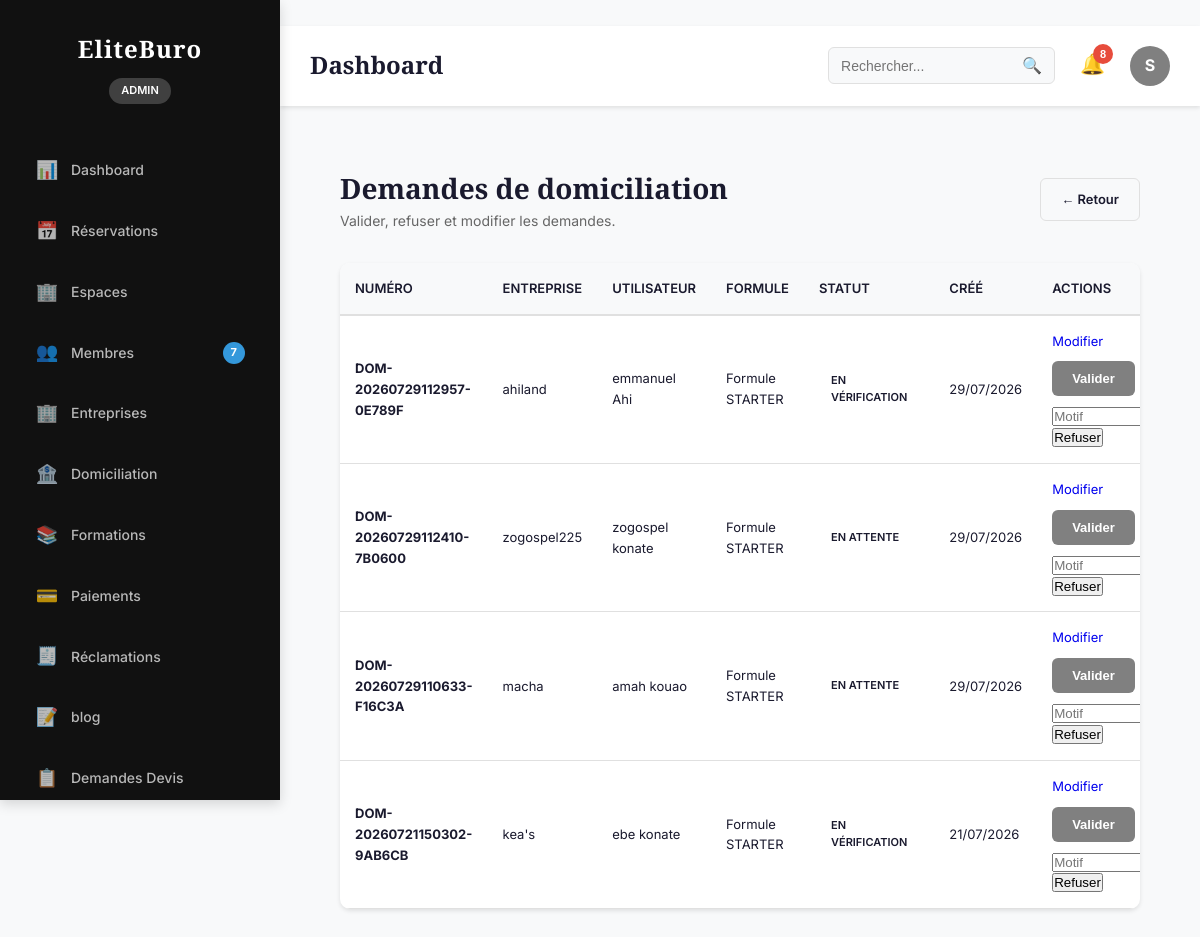
Page /dashboard/domiciliation/requests/ (signed in) on the earlier database version.
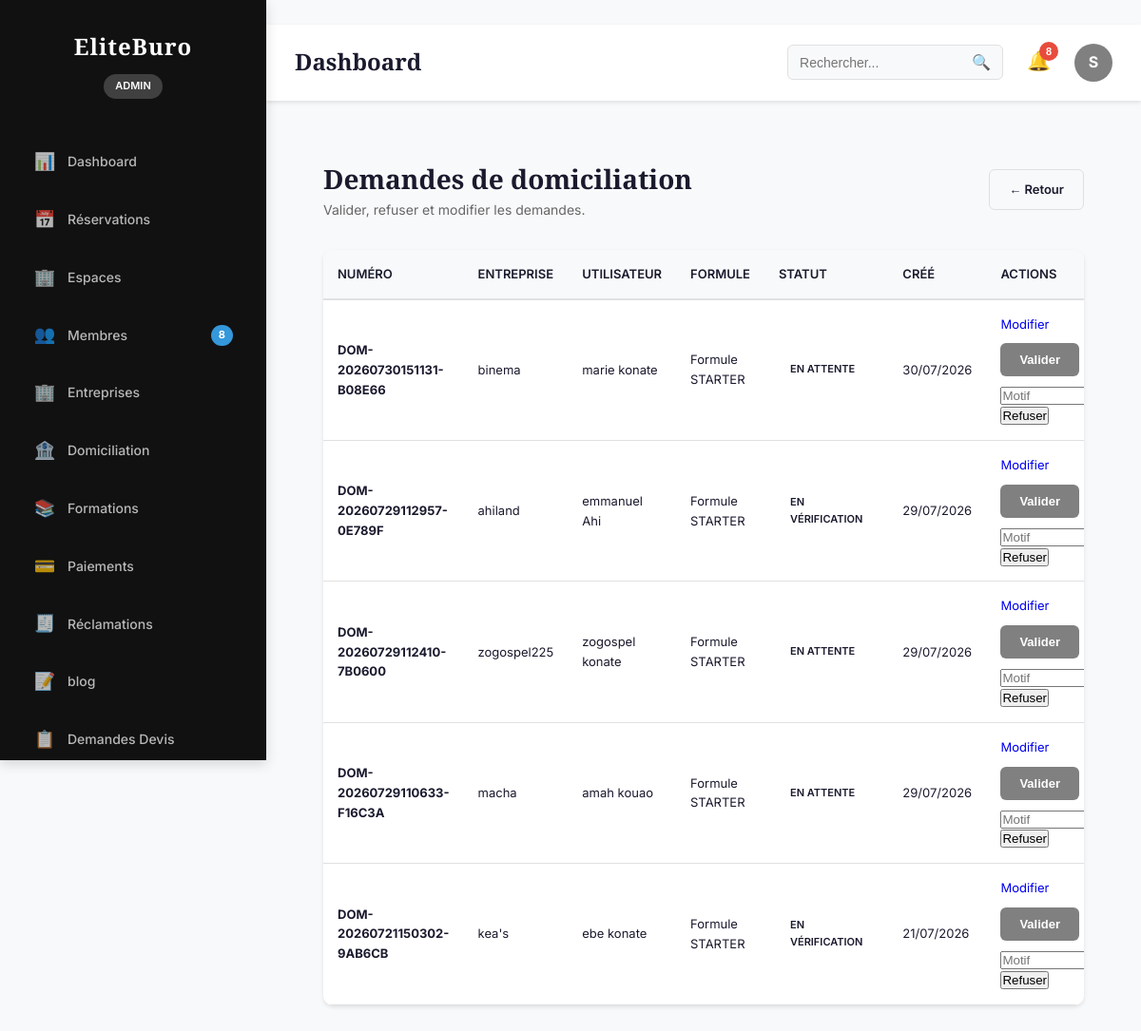
Same page on the later database version.
### domiciliation/models.py (models this page shows, shortened)
class DomiciliationRequest(models.Model):
    class Status(models.TextChoices):
        BROUILLON = "Brouillon", "Brouillon"
        EN_ATTENTE = "En attente", "En attente"
        DOCUMENTS_REÇUS = "Documents reçus", "Documents reçus"
        EN_VÉRIFICATION = "En vérification", "En vérification"
        CONTRAT_GÉNÉRÉ = "Contrat généré", "Contrat généré"
        SIGNATURE_EN_ATTENTE = "Signature en attente", "Signature en attente"
        PAIEMENT_EN_ATTENTE = "Paiement en attente", "Paiement en attente"
        ACTIVE = "Active", "Active"
        REFUSÉE = "Refusée", "Refusée"
        EXPIRÉE = "Expirée", "Expirée"
        RÉSILIÉE = "Résiliée", "Résiliée"
    class Meta:
        verbose_name = "Demande de domiciliation"
        verbose_name_plural = "Demandes de domiciliation"
        indexes = [
            models.Index(fields=["statut"]),
            models.Index(fields=["date_fin"]),
            models.Index(fields=["entreprise"]),
            models.Index(fields=["utilisateur"]),
        ]
        ordering = ["-date_creation"]
    class TypeDemande(models.TextChoices):
        DOMICILIATION = "DOMICILIATION", "Domiciliation simple"
        ENTREPRISE_INDIVIDUELLE = "EI", "Entreprise Individuelle"
        SARL = "SARL", "SARL"
        SARLU = "SARLU", "SARLU"
        SAS = "SAS", "SAS"
        SASU = "SASU", "SASU"
        ONG = "ONG", "ONG"
        STARTUP = "STARTUP", "Startup"
        SCI = "SCI", "SCI"
        ASSOCIATION = "ASSOCIATION", "Association"
        FONDATION = "FONDATION", "Fondation"
        SCOOP = "SCOOP", "SCOOP"
    type_demande = models.CharField(
        max_length=50,
        choices=TypeDemande.choices,
        default=TypeDemande.DOMICILIATION
    )
    id = models.UUIDField(primary_key=True, default=uuid.uuid4, editable=False)
    utilisateur = models.ForeignKey(
        settings.AUTH_USER_MODEL,
        on_delete=models.CASCADE,
        related_name="domiciliation_requests",
    )
    entreprise = models.ForeignKey(
        "accounts.Company",
        on_delete=models.CASCADE,
        related_name="domiciliation_requests",
        help_text="Entreprise concernée par la domiciliation",
    )
    formule = models.ForeignKey(
        DomiciliationPlan,
        on_delete=models.PROTECT,
        related_name="domiciliation_requests",
    )
    numero_demande = models.CharField(max_length=60, unique=True, db_index=True)
    statut = models.CharField(max_length=64, choices=Status.choices, default=Status.BROUILLON)
    date_debut = models.DateField(null=True, blank=True)
    date_fin = models.DateField(null=True, blank=True)
    adresse_domiciliation = models.TextField()
    observations = models.TextField(blank=True)
    date_creation = models.DateTimeField(auto_now_add=True, db_index=True)
    derniere_modification = models.DateTimeField(auto_now=True)

class DomiciliationPlan(models.Model):
    class Meta:
        verbose_name = "Formule de domiciliation"
        verbose_name_plural = "Formules de domiciliation"
        ordering = ["ordre"]
        indexes = [
            models.Index(fields=["slug"]),
            models.Index(fields=["actif"]),
        ]
    nom = models.CharField(max_length=200)
    slug = models.SlugField(max_length=220, unique=True)
    description = models.TextField()
    prix = models.DecimalField(
        max_digits=12,
        decimal_places=2,
        validators=[MinValueValidator(0)],
    )
    durée = models.PositiveIntegerField(help_text="Durée en mois")
    avantages = models.TextField(help_text="Liste des avantages, séparés par des retours à la ligne")
    actif = models.BooleanField(default=True)
    ordre = models.PositiveIntegerField(default=0, db_index=True, help_text="Ordre d’affichage")

### accounts/models.py (models this page shows, shortened)
class Company(models.Model):
    id = models.UUIDField(
        primary_key=True,
        default=uuid.uuid4,
        editable=False
    )
    owner = models.ForeignKey(
        settings.AUTH_USER_MODEL,
        on_delete=models.CASCADE,
        related_name="companies"
    )
    company_name = models.CharField(
        max_length=255
    )
    legal_form = models.CharField(
        max_length=100,
        blank=True
    )
    registration_number = models.CharField(
        max_length=100,
        blank=True
    )
    tax_number = models.CharField(
        max_length=100,
        blank=True
    )
    phone = models.CharField(
        max_length=20,
        blank=True
    )
    email = models.EmailField(
        blank=True
    )
    website = models.URLField(
        blank=True
    )
    description = models.TextField(
        blank=True
    )
    logo = models.ImageField(
        upload_to="companies/logo/",
        blank=True,
        null=True
    )
    created_at = models.DateTimeField(auto_now_add=True)
    updated_at = models.DateTimeField(auto_now=True)
    class Meta:
        ordering = ["company_name"]

class User(AbstractUser):
    class Role(models.TextChoices):
        ADMIN = "ADMIN", "Administrateur"
        MANAGER = "MANAGER", "Gestionnaire"
        MEMBER = "MEMBER", "Membre"
        TRAINER = "TRAINER", "Formateur"
    username = None
    id = models.UUIDField(
        primary_key=True,
        default=uuid.uuid4,
        editable=False
    )
    email = models.EmailField(
        unique=True
    )
    first_name = models.CharField(
        max_length=150
    )
    last_name = models.CharField(
        max_length=150
    )
    phone_validator = RegexValidator(
        regex=r'^\+?[0-9]{8,15}$',
        message="Numéro de téléphone invalide."
    )
    phone = models.CharField(
        max_length=20,
        validators=[phone_validator],
        unique=True
    )
    avatar = models.ImageField(
        upload_to="users/avatar/",
        blank=True,
        null=True
    )
    role = models.CharField(
        max_length=20,
        choices=Role.choices,
        default=Role.MEMBER
    )
    company_name = models.CharField(
        max_length=255,
        blank=True
    )
    job_title = models.CharField(
        max_length=255,
        blank=True
    )
    birth_date = models.DateField(
        blank=True,
        null=True
    )
    gender = models.CharField(
        max_length=20,
        blank=True
    )
    website = models.URLField(
        blank=True
    )
    bio = models.TextField(
        blank=True
    )
    language = models.CharField(
        max_length=10,
        default="fr"
    )
    timezone = models.CharField(
        max_length=100,
        default="Africa/Abidjan"
    )
    is_email_verified = models.BooleanField(
        default=False
    )
    is_phone_verified = models.BooleanField(
        default=False
    )
    receive_email_notification = models.BooleanField(
        default=True
    )
    receive_sms_notification = models.BooleanField(
        default=True
    )
    receive_whatsapp_notification = models.BooleanField(
        default=True
    )
    last_activity = models.DateTimeField(
        null=True,
        blank=True
    )
    created_at = models.DateTimeField(
        auto_now_add=True
    )
    updated_at = models.DateTimeField(
        auto_now=True
    )
    USERNAME_FIELD = "email"
    REQUIRED_FIELDS = []
    objects = UserManager()
    class Meta:
        ordering = ["-created_at"]
        verbose_name = "Utilisateur"
        verbose_name_plural = "Utilisateurs"
    @property
    def full_name(self):
        return f"{self.first_name} {self.last_name}"

### dashboard/views.py (the view)
# urls.py: path("domiciliation/requests/", AdminDomiciliationRequestsListView.as_view(), name="domiciliation_requests"),
class AdminDomiciliationRequestsListView(AdminBaseView):
    template_name = "dashboard/admin/domiciliation_requests.html"
    def get_context_data(self, **kwargs):
        context = super().get_context_data(**kwargs)
        context["requests"] = (
            DomiciliationRequest.objects
            .select_related(
                "entreprise",
                "utilisateur",
                "formule",
            )
            .order_by("-date_creation")
        )
        context["types"] = (
            DomiciliationRequest.TypeDemande.choices
        )
        return context

### dashboard/permissions.py (called while the page is built)
def is_admin_or_manager(user) -> bool:
    return getattr(user, "is_authenticated", False) and getattr(user, "role", None) in {User.Role.ADMIN, User.Role.MANAGER}

### dashboard/services.py (called while the page is built)
def get_admin_stats() -> DashboardStats:
    user_count = User.objects.count()
    reservation_count = Reservation.objects.count()
    income_total = (
        Reservation.objects.filter(statut="confirmed").aggregate(total=Sum("montant_total")).get("total")
        or Decimal("0")
    )
    formation_count = Formation.objects.count()
    domiciliation_count = DomiciliationRequest.objects.count()
    return DashboardStats(
        users=user_count,
        reservations=reservation_count,
        income_total=income_total,
        formations=formation_count,
        domiciliation_requests=domiciliation_count,
    )

### dashboard/views.py (called while the page is built)
def admin_permission_guard(request: HttpRequest):
    if not is_admin_or_manager(request.user):
        raise PermissionDenied

    def dispatch(self, request: HttpRequest, *args, **kwargs):
        try:
            admin_permission_guard(request)
        except PermissionDenied:
            return HttpResponseForbidden("Accès réservé au back-office.")
        return super().dispatch(request, *args, **kwargs)

### templates/dashboard/admin/domiciliation_requests.html (shortened to what this page needs)
{% extends 'layouts/base_admin.html' %}
{% block content %}
<div class="content">
    <div class="section-header">
        <div>
            <h2>Demandes de domiciliation</h2>
            <p style="color:var(--text-light);font-size:14px;">Valider, refuser et modifier les demandes.</p>
        </div>
        <div style="display:flex;gap:12px;flex-wrap:wrap;">
            <a href="{% url 'dashboard_admin:domiciliation' %}" class="btn-secondary">← Retour</a>
        </div>
    </div>
    <div class="table-container">
        <table class="admin-table">
            <thead>
                <tr>
                    <th>Numéro</th>
                    <th>Entreprise</th>
                    <th>Utilisateur</th>
                    <th>Formule</th>
                    <th>Statut</th>
                    <th>Créé</th>
                    <th>Actions</th>
                </tr>
            </thead>
            <tbody>
            {% for req in requests %}
                <tr>
                    <td><strong>{{ req.numero_demande }}</strong></td>
                    <td>{{ req.entreprise.company_name }}</td>
                    <td>{{ req.utilisateur.full_name|default:req.utilisateur.email }}</td>
                    <td>{{ req.formule.nom }}</td>
                    <td>
                        <span class="status-badge">{{ req.statut }}</span>
                    </td>
                    <td>{{ req.date_creation|date:"d/m/Y" }}</td>
                    <td>
                        <div style="display:flex;flex-wrap:wrap;gap:10px;">
                            <a href="{% url 'dashboard_admin:domiciliation_request_edit' request_id=req.id %}"
                                class="btn btn-small">
                                    Modifier
                            </a>
                            <form method="post" action="{% url 'dashboard_admin:domiciliation_request_validate' request_id=req.id %}" style="display:inline;">
                                <button type="submit" class="btn-primary">Valider</button>
                            </form>
                            <form method="post" action="{% url 'dashboard_admin:domiciliation_request_refuse' request_id=req.id %}" style="display:inline;">
                                <input type="text" name="motif" placeholder="Motif" style="width:120px;"/>
                                <button type="submit" class="btn-danger">Refuser</button>
                            </form>
                        </div>
                    </td>
                </tr>
            {% empty %}
                <tr>
                    <td colspan="7" style="text-align:center;padding:30px;">
                        Aucune demande.
                    </td>
                </tr>
            {% endfor %}
            </tbody>
        </table>
    </div>
</div>
{% endblock %}

Differences in the rows shown:
added DomiciliationRequest: numero_demande "DOM-20260730151131-B08E66", entreprise.company_name "binema", utilisateur.full_name "marie konate", formule.nom "Formule STARTER", statut "EN ATTENTE", date_creation "30/07/2026"
Other differences:
{{ stats.users|default_if_none:0 }}: "7" → "8"
